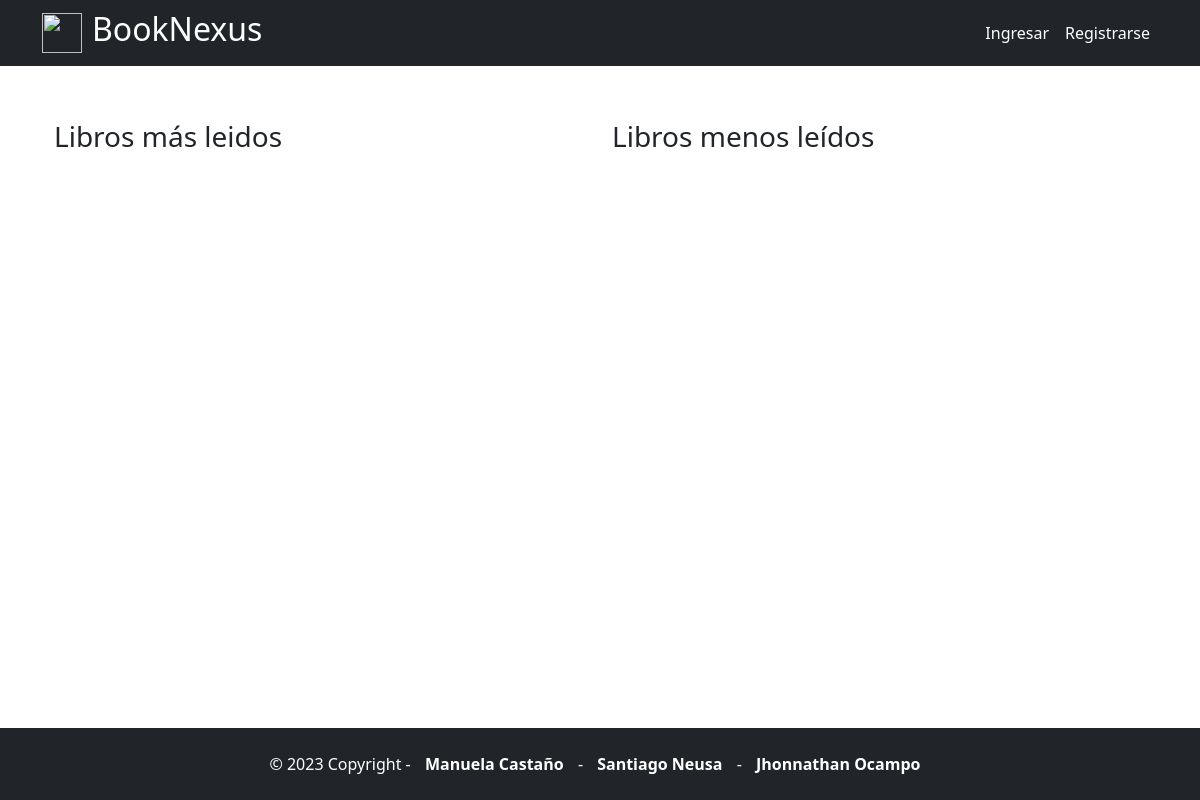
Page /top_books/ on the earlier database version.
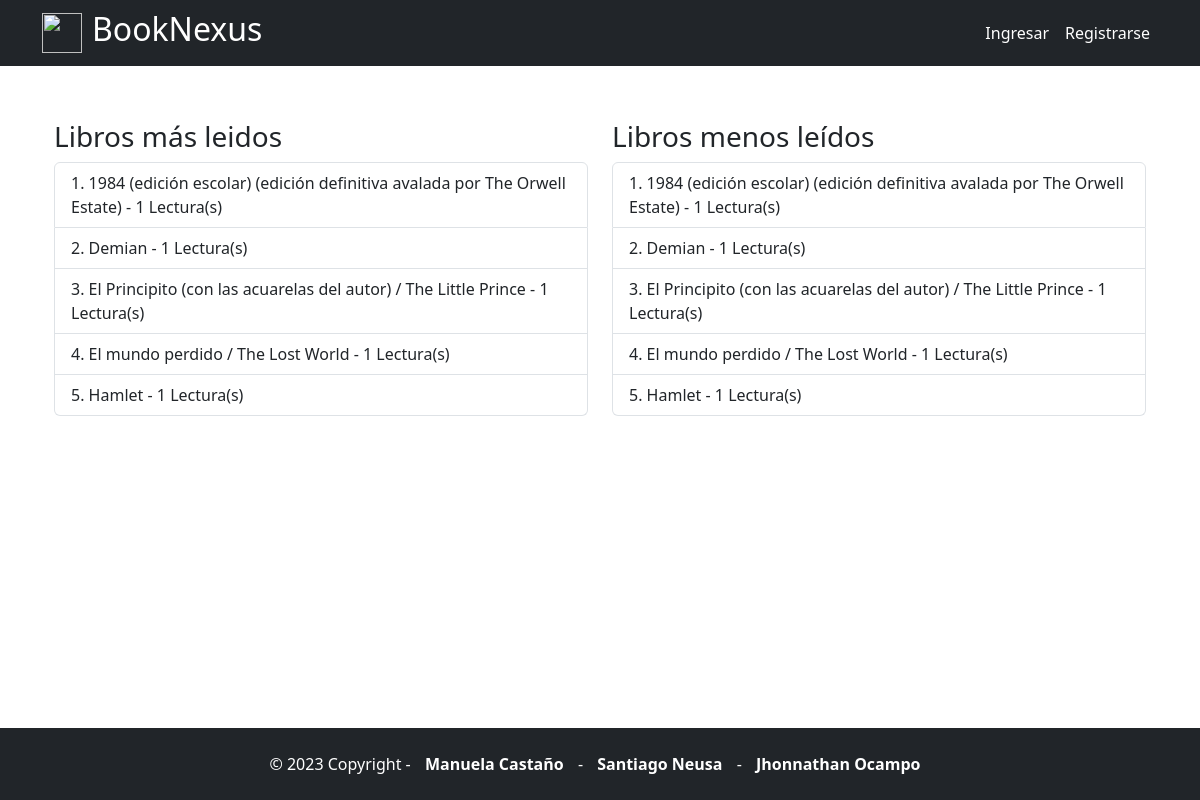
Same page on the later database version.
### book/models.py (models this page shows, shortened)
class Book(models.Model):
    isbn = models.CharField(max_length=13, default="N/A")
    title = models.CharField(max_length=100)
    description = models.TextField(max_length=500)
    year_publication = models.IntegerField(default=0)
    topics = models.CharField(max_length=120, default="N/A")
    rating = models.FloatField(default=0)
    cover = models.URLField()
    buy_link = models.URLField(default="https://books.google.com.co/books?uid=117901420878484918404&hl=es")
    author = models.CharField(max_length=100, default= None)

### analytics/views.py (the view)
# urls.py: path('top_books/', Analytics.top_books, name='top_books')
def top_books(request):
    top_books = Book.objects.values('title', 'isbn').annotate(book_count=Count('isbn')).order_by('-book_count')[:5]
    least_books = Book.objects.values('title', 'isbn').annotate(book_count=Count('isbn')).order_by('book_count')[:5]
    print(top_books)
    return render(request, 'top_books.html', {'top_books': top_books, 'least_books': least_books})

### analytics/templates/top_books.html
{% extends 'base.html' %}
{% block content %}
<main>
    <div class="container mt-5">
        <div class="row">
            <div class="col-6 mt-5">
                <h3>Libros más leidos</h3>
                <ol class="list-group list-group-numbered">
                    {% for book in top_books %}
                    <li class="list-group-item">{{ book.title }} - {{ book.book_count }} Lectura(s)</li>
                    {% endfor %}
                </ol>
            </div>
            <div class="col-6 mt-5">
                <h3>Libros menos leídos</h3>
                <ol class="list-group list-group-numbered">
                    {% for book in least_books %}
                    <li class="list-group-item">{{ book.title }} - {{ book.book_count }} Lectura(s)</li>
                    {% endfor %}
                </ol>
            </div>
        </div>
    </div>
</main>
{% endblock content %}

Differences in the rows shown:
added Book: title "1984 (edición escolar) (edición definitiva avalada por The Orwell Estate)", book_count "1"
added Book: title "Demian", book_count "1"
added Book: title "El Principito (con las acuarelas del autor) / The Little Prince", book_count "1"
added Book: title "El mundo perdido / The Lost World", book_count "1"
added Book: title "Hamlet", book_count "1"
